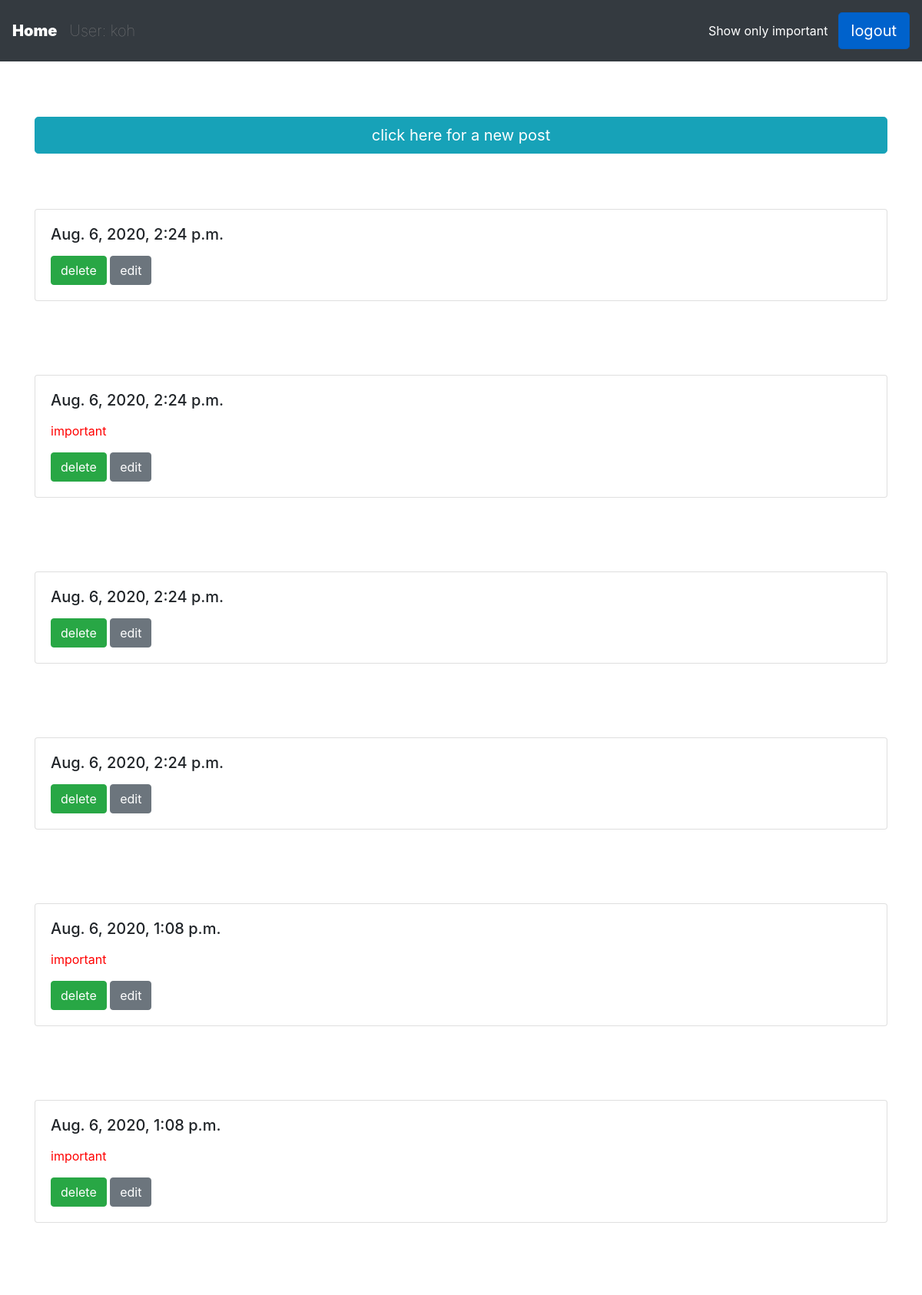
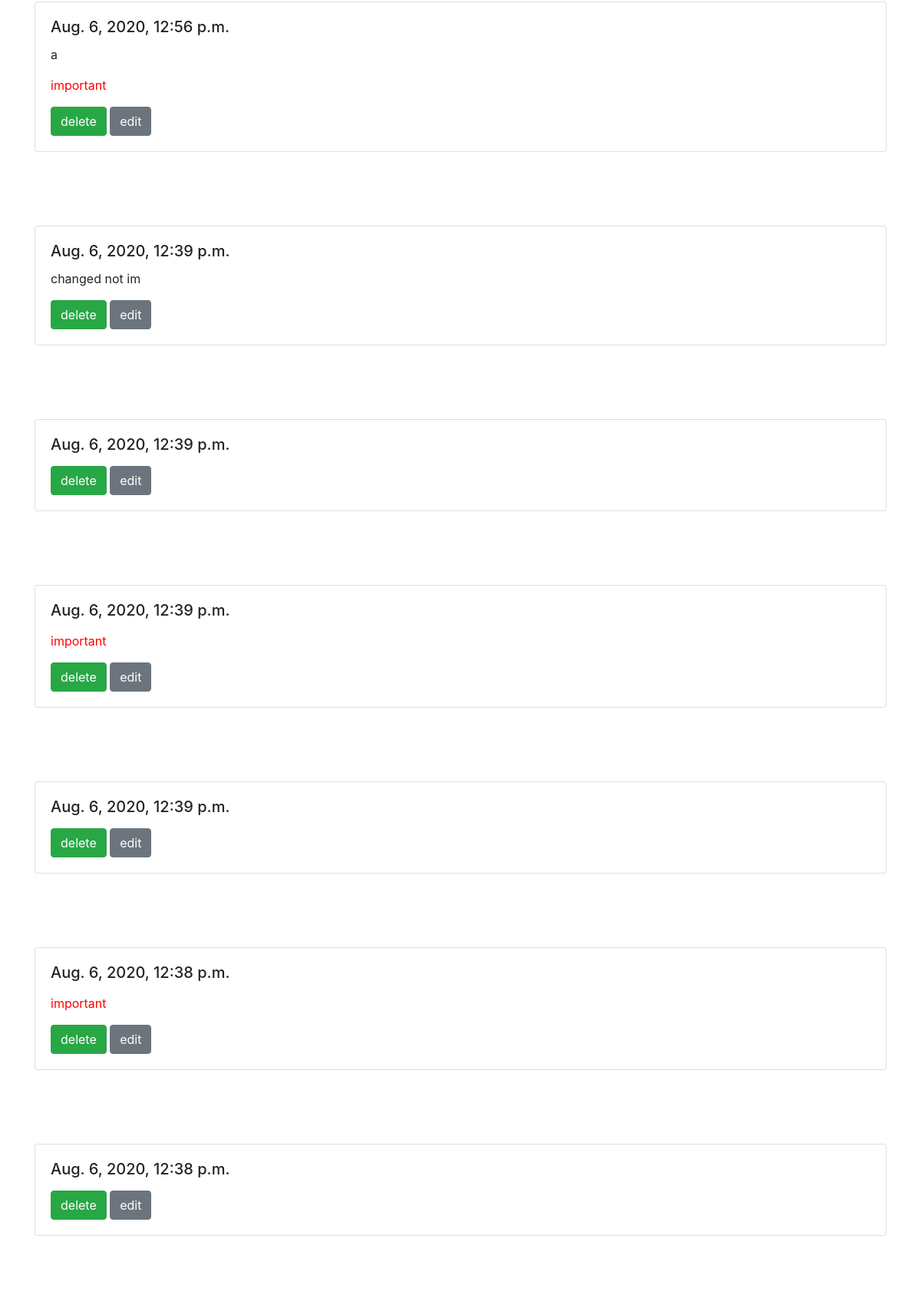
The page /home/ (signed in, upper part) on the database its author committed (2 pictures, top to bottom).
### core/models.py (models this page shows, shortened)
class User(AbstractBaseUser, PermissionsMixin):
    email = models.EmailField(max_length=50, unique=True)
    username = models.CharField(max_length=30, blank=True, null=True)
    is_active = models.BooleanField(default=True)
    is_staff = models.BooleanField(default=False)
    objects = UserManager()
    USERNAME_FIELD = 'email'

class Note(models.Model):
    memo = models.TextField(max_length=500, blank=True, null=True )
    images = models.ImageField(upload_to='', blank=True, null=True)
    date = models.DateTimeField(default=timezone.now, null=True)
    users = models.ForeignKey(settings.AUTH_USER_MODEL, verbose_name='user', on_delete=models.CASCADE, null=True)
    important = models.BooleanField(default=False, null=True, blank=True)

### note/views.py (the view, shortened to what this page needs)
# urls.py: 2. Add a URL to urlpatterns:  path('', views.home, name='home')
@login_required
def home(request):
    user_email = request.user.get_username()
    user = User.objects.get(email=user_email)
    username = user.username
    note = Note.objects.filter(users__id=user.id).order_by('-date')
    return render(request, 'note.html',{'note': note,'username': username})

### templates/note.html (shortened to what this page needs)
{% extends 'base.html' %}
{% block user %} {{username}}{% endblock %}
{% block content %}
{% if user.is_authenticated %}
<br>
<br>
<br>
<div class="container">
  <a type="submit"  class="btn btn-info btn-lg btn-block"  href="{% url 'post' %}">click here for a new post </a>
</div>
{% for n in note %}
<br>
  <br>
  <br>
<div class="container">
<div class="card " style="width: auto;">
  <div class="card-body">
    <h5 class="card-title">{{n.date}}</h5>
    <p class="card-text">{{n.memo}}</p>
      {% if n.important is True %}
<p style="color: red;"> important </p>
{% endif %}
    <a href="{% url 'delete' n.id %}" class="btn btn-success">delete</a>
    <a href="{% url 'edit' n.id %}" class="btn btn-secondary">edit</a>
  </div>
</div>
</div>
<br>
{% endfor %}
{% else %}
<h1> please login </h1>
{% endif %}
{% endblock content %}

### templates/base.html (shortened to what this page needs)
<!doctype html>
<html lang="en">
  <head>
    <link rel="stylesheet" href="https://stackpath.bootstrapcdn.com/bootstrap/4.5.0/css/bootstrap.min.css">
<nav class="navbar navbar-expand-lg sticky-top navbar-dark  bg-dark">
  {% if user.is_authenticated %}
  <a class="navbar-brand " style="font-weight: 900;"  href="{% url 'note' %}">Home</a>
  <a class="navbar-brand" style="font-weight: 100; color: gray"> User: {% block user %} {% endblock %}</a></a>
  {% else %}
   <a class="navbar-brand" href="{% url 'signup' %}">Sign up</a>
  {% endif %}
  <div class="collapse navbar-collapse" id="navbarTogglerDemo02">
      {% if user.is_authenticated %}
    <form class="form-inline my-2 my-lg-0" action="{% url 'note' %}" method="POST">
        {% if filtered == True %}
        <span class="navbar-text">
      <input type="submit" class="btn btn-border-info btn-md form-control" value="Show all" name="important" style="color:white;">  </input>
      </span>
        {% else %}
        <span class="navbar-text">
      <input type="submit" class="btn btn-border-info btn-md form-control" value="Show only important" name="important" style="color:white;"></input>
      </span>
        {% endif %}
    </form>
      <span class="navbar-text">
      <a href="{% url 'logout' %}" class="btn btn-primary btn-lg active" role="button" aria-pressed="true">logout</a>
      </span>
      {% else %}
     <span class="navbar-text">
      <a href="{% url 'login' %}" class="btn btn-primary btn-lg active" role="button" aria-pressed="true">login</a>
      </span>
    {% endif %}
    </div>
</nav>
{% block content %}
    {% endblock %}
  </body>
</html>

### rows shown on the page
User: username "koh"
Note: date "Aug. 6, 2020, 2:24 p.m."
Note: date "Aug. 6, 2020, 2:24 p.m.", important "important"
Note: date "Aug. 6, 2020, 2:24 p.m."
Note: date "Aug. 6, 2020, 2:24 p.m."
Note: date "Aug. 6, 2020, 1:08 p.m.", important "important"
Note: date "Aug. 6, 2020, 1:08 p.m.", important "important"
Note: date "Aug. 6, 2020, 12:56 p.m.", memo "a", important "important"
Note: date "Aug. 6, 2020, 12:39 p.m.", memo "changed not im"
Note: date "Aug. 6, 2020, 12:39 p.m."
Note: date "Aug. 6, 2020, 12:39 p.m.", important "important"
Note: date "Aug. 6, 2020, 12:39 p.m."
Note: date "Aug. 6, 2020, 12:38 p.m.", important "important"
Note: date "Aug. 6, 2020, 12:38 p.m."
